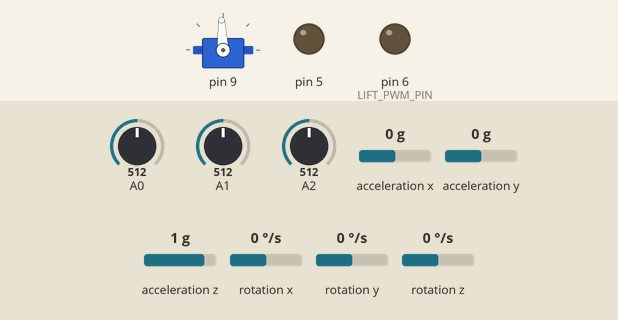
Recording of a sketch running on a simulated Arduino Uno, built with avr-gcc and run on an emulated ATmega328P. On the bench: servo, output pins drawn as LEDs (lit = HIGH). Wiring (inferred from the names in the program): MPU-6050 motion sensor at I2C address 0x68. Dashed ring = blinking. The inputs (shaded band) are chosen by the test bench; at power-on: rotation z 0 °/s, A0 = 512, A1 = 512, A2 = 512, acceleration x 0 g, acceleration y 0 g, acceleration z 1 g, rotation x 0 °/s, rotation y 0 °/s. Servo pulses on a pin are drawn as a servo (544–2400 µs = 0–180°); pins used as bus, display or sensor lines are not drawn.

Above: at 1.0 s.
1.1 s: rotation z set to -100 °/s
At 4.0 s:
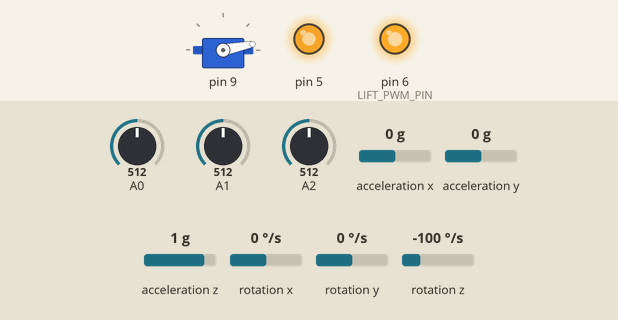
4.1 s: rotation z set to -192 °/s
At 6.7 s:
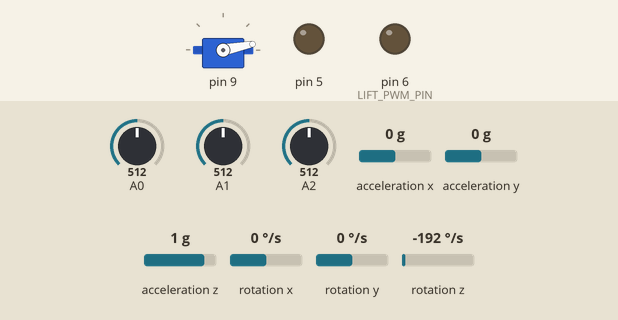
7.1 s: rotation z set to 192 °/s
At 10.0 s:
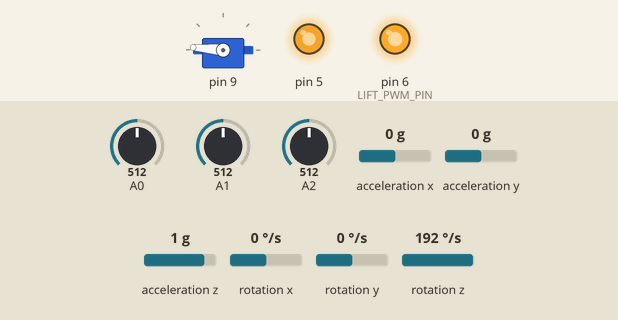
10.1 s: A0 set to 50
At 10.85 s:
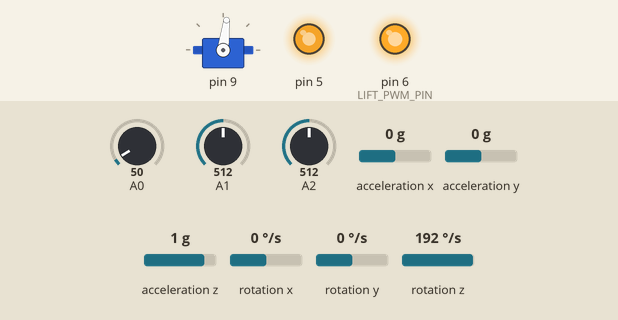
13.1 s: A1 set to 50
At 13.9 s:
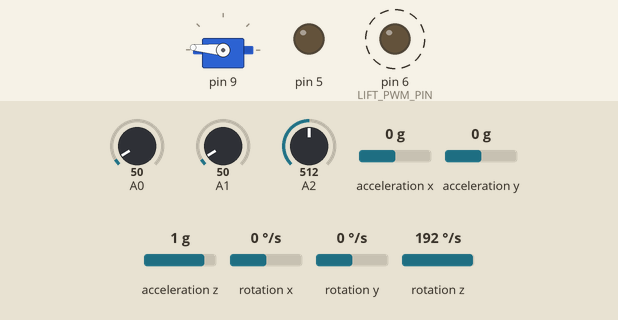
16.1 s: rotation z set to 0 °/s
Timing chart, 0 to 20.1 s (numbered marks = the images above; inputs shaded):
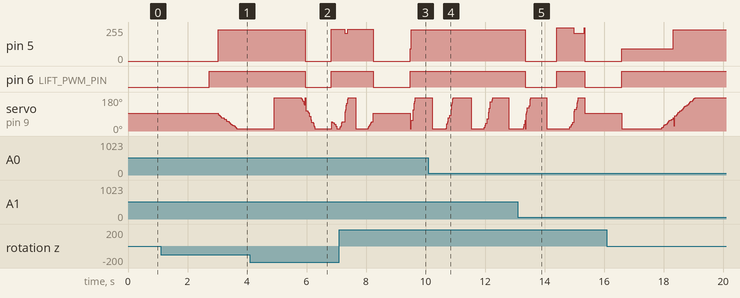

Measured:
- after the input at 1.1 s, pin 5: goes on until 3.0 s, then stays 234/255; pin 6 (LIFT_PWM_PIN): goes on until 2.7 s, then stays HIGH; servo on pin 9: moves from 93° to 11° over 0.64 s, starting after 1.9 s
- after the input at 4.1 s, pin 5: 234/255 → 0/255 after 1.9 s, → 239/255 0.89 s later; pin 6 (LIFT_PWM_PIN): HIGH → LOW after 1.9 s, → HIGH 0.89 s later
- after the input at 7.1 s, pin 6 (LIFT_PWM_PIN): HIGH → LOW after 1.1 s instead of 2.4 s
- after the input at 10.1 s, pin 5: stops changing and stays 234/255; pin 6 (LIFT_PWM_PIN): stays HIGH (without the input it goes to LOW after 0.66 s)
- after the input at 13.1 s, pin 5: 234/255 → 0/255 after 0.25 s, → 249/255 1.1 s later, → 209/255 0.57 s later, → 0/255 0.35 s later; pin 6 (LIFT_PWM_PIN): HIGH → LOW after 0.25 s, → HIGH 1.1 s later, → LOW 0.94 s later

The sketch:

main.ino
```cpp
//IMU works
//sensor works

#define F_CPU 16000000UL

#include <avr/io.h>
#include <util/delay.h>
#include <stdint.h>

#include "servo.h"
#include "thrust.h"
#include "lift.h"
#include "sensors.h"
#include "battery.h"
#include "state_machine.h"
#include "control.h"

/* Control loop period = 10 ms */
#define LOOP_DT_S 0.020f

int main(void)
{
    uint8_t ir_divider = 0;
    uint8_t battery_divider = 0;

    // ---- INIT ----
    timer1_servo_init();
    thrust_init();
    lift_init();

    sensors_init();
    battery_init();

    _delay_ms(400);

    // Initial read
    update_sensors();
    battery_update();


    update_imu_sensor(LOOP_DT_S);
     yaw_target = yaw_deg;

    set_servo_angle(0.0f);
    set_thrust(0);
    set_lift(100);   // stronger lift for stability

    _delay_ms(300);

    static uint8_t ir_div = 0; //COUNTING sensor udpates

    // ---- MAIN LOOP ----
    while (1)
    {


        //SENSORS UPDATE ONCE EVERY 50ms instead of every 10ms
        if (++ir_div >= 10){
            ir_div = 0;
            update_sensors();
        }

        update_imu_sensor(LOOP_DT_S);
          //updates IMU according to loop

        // ---- SLOW IR UPDATE (every 5 loops ≈ 50 ms) ----

        // ---- BATTERY UPDATE (slow) ----
        battery_divider++;
        if (battery_divider >= 50) {   // every ~0.5 sec
            battery_divider = 0;
            battery_update();
        }

        // if (battery_is_low()) {
        //     set_thrust(0);
        //     set_lift(0);
        //     set_servo_angle(0.0f);
        // }


        // ---- CONTROL ----
       update_state();
       apply_control();


    //NOTE TO SARKIS

   Serial.print(" left ");
 Serial.print(front_cm);
 Serial.println("  deg ");

//This is good, test IMU AGAIN, for final, either keep serial.print();
    _delay_ms(10);  // EXACTLY matches LOOP_DT_S
    }

    return 0;
}
```

I2C.c
```cpp
#include <avr/io.h>
#include <util/delay.h>
#include <stdint.h>
#include <stdlib.h>
#include "I2C.h"

#define MPU_ADDR 0x68

void I2C_init(void){ // This function initializes the status and bit rate register to set I2C at about 100 kHz if CPU at 16MHz
	TWSR = 0;
	TWBR = 72;
}

void I2C_start(void){//Sends the start signal to the slave (IMU)
	TWCR = (1<<TWINT)|(1<<TWSTA)|(1<<TWEN);
	while (!(TWCR&(1<<TWINT)));
}

void I2C_stop(void){ //Sends the stop signal to the slave (IMU)
	TWCR = (1<<TWINT)|(1<<TWSTO)|(1<<TWEN);
}

void I2C_write(uint8_t Data){ // Sends the data byte to the slave through the data register
	TWDR = Data;
	TWCR = (1<<TWINT)|(1<<TWEN);
	while (!(TWCR&(1<<TWINT)));
}

void I2C_write_reg(uint8_t Data, uint8_t Register){ //Combine all the prior functions to write to a register
	I2C_start();
	//I2C slave address is 8 bits, bit 0 is the read/write flag and 1-7 are the address
    I2C_write(MPU_ADDR << 1);
    //State the register value
	I2C_write(Register);
	//Send the data
	I2C_write(Data);
	I2C_stop();
}

uint8_t I2C_read_ack(void){//Read the data and tell the IMU you want more data
	TWCR = (1<<TWINT) | (1<<TWEN) | (1<<TWEA);
	while (!(TWCR & (1<<TWINT)));
	return TWDR;
}

uint8_t I2C_read_nack(void){// Read the data and tell the IMU you're done
	TWCR = (1<<TWINT) | (1<<TWEN);
	while (!(TWCR & (1<<TWINT)));
	return TWDR;
}

uint8_t I2C_read_reg(uint8_t Register){//read 1 byte off a register
	I2C_start();
	I2C_write(MPU_ADDR << 1);
	I2C_write(Register);

	I2C_start();
	I2C_write(MPU_ADDR << 1|1);
	uint8_t Data = I2C_read_nack();

	I2C_stop();

	return Data;
}


void I2C_read_multiple_reg(uint8_t Base_reg, uint8_t* values, int range){//Read multiple bytes in a register
	I2C_start();
	I2C_write(MPU_ADDR << 1);
	I2C_write(Base_reg);

	I2C_start();
	I2C_write(MPU_ADDR << 1|1);
	//This assumes the register addresses are next to each other. This is good for something like IMU acceleration values which
	//are all within 6 registers of each other
	for (int i = 0; i < range; i++){
		if (i < range-1){
			values[i] = I2C_read_ack();
		}
		else{
			values[i] = I2C_read_nack();
		}
	}

	I2C_stop();
}
```

I2C.h
```cpp
#ifndef I2C_H
#define I2C_H

#include <stdint.h>

#ifdef __cplusplus
extern "C" {
#endif

#define MPU_ADDR 0x68

	void I2C_init(void);
	void I2C_start(void);
	void I2C_stop(void);
	void I2C_write(uint8_t Data);
	void I2C_write_reg(uint8_t Data, uint8_t Register);
	uint8_t I2C_read_ack(void);
	uint8_t I2C_read_nack(void);
	uint8_t I2C_read_reg(uint8_t Register);
	void I2C_read_multiple_reg(uint8_t Base_reg, uint8_t* values, int range);

#ifdef __cplusplus
}
#endif

#endif
```

IMU.c
```cpp
#define F_CPU 16000000UL
// CPU clock frequency = 16 MHz, used for delay and timing calculations

#include <avr/io.h>
#include <util/delay.h>
#include <stdint.h>
#include <math.h>
#include "I2C.h"
#include "IMU.h"

#ifndef M_PI
#define M_PI 3.14159265358979323846
#endif

#define F_CPU 16000000UL
// MPU6050 register addresses
#define MPU_ADDR             0x68
#define MPU6050_WHO_AM_I     0x75
#define MPU6050_PWR_MGMT_1   0x6B
#define MPU6050_ACCEL_XOUT_H 0x3B
#define MPU6050_ACCEL_XOUT_L 0x3C
#define MPU6050_ACCEL_YOUT_H 0x3D
#define MPU6050_ACCEL_YOUT_L 0x3E
#define MPU6050_ACCEL_ZOUT_H 0x3F
#define MPU6050_ACCEL_ZOUT_L 0x40
#define MPU6050_TEMP_OUT_H   0x41
#define MPU6050_TEMP_OUT_L   0x42
#define MPU6050_GYRO_XOUT_H  0x43
#define MPU6050_GYRO_XOUT_L  0x44
#define MPU6050_GYRO_YOUT_H  0x45
#define MPU6050_GYRO_YOUT_L  0x46
#define MPU6050_GYRO_ZOUT_H  0x47
#define MPU6050_GYRO_ZOUT_L  0x48
#define MPU6050_ACCEL_CONFIG 0x1C
#define MPU6050_GYRO_CONFIG  0x1B
#define MPU6050_SMPLRT_DIV   0x19
#define MPU6050_CONFIG       0x1A
#define MPU6050_INT_ENABLE   0x38

// Conversion factors used to transform raw sensor readings into physical units
static float accel_sensitivity = 16384.0f;  // Default accelerometer sensitivity for ±2g
static float gyro_sensitivity  = 131.0f;    // Default gyroscope sensitivity for ±250 deg/s

uint8_t mpu6050_init(void)
{
    uint8_t who;

    _delay_ms(100);

    who = mpu6050_who_am_i();
    if (who != 0x68 && who != 0x69) return 1;

    // Wake up the sensor
    I2C_write_reg(0x01, MPU6050_PWR_MGMT_1);

    _delay_ms(50);

    return 0;
}

uint8_t mpu6050_who_am_i(void)
{
    return I2C_read_reg(MPU6050_WHO_AM_I);
}

uint8_t mpu6050_set_accel_range(accel_range_t range)
{
    switch(range) {
        case AFS_2G:  accel_sensitivity = 16384.0f; break;
        case AFS_4G:  accel_sensitivity = 8192.0f;  break;
        case AFS_8G:  accel_sensitivity = 4096.0f;  break;
        case AFS_16G: accel_sensitivity = 2048.0f;  break;
        default: return 1;
    }

    I2C_write_reg((range << 3), MPU6050_ACCEL_CONFIG);
    return 0;
}

uint8_t mpu6050_set_gyro_range(gyro_range_t range)
{
    switch(range) {
        case GFS_250DPS:  gyro_sensitivity = 131.0f; break;
        case GFS_500DPS:  gyro_sensitivity = 65.5f;  break;
        case GFS_1000DPS: gyro_sensitivity = 32.8f;  break;
        case GFS_2000DPS: gyro_sensitivity = 16.4f;  break;
        default: return 1;
    }

    I2C_write_reg((range << 3), MPU6050_GYRO_CONFIG);
    return 0;
}

uint8_t mpu6050_set_dlpf(uint8_t dlpf_cfg)
{
    I2C_write_reg((dlpf_cfg & 0x07), MPU6050_CONFIG);
    return 0;
}

uint8_t mpu6050_set_sample_rate_div(uint8_t div)
{
    I2C_write_reg(div, MPU6050_SMPLRT_DIV);
    return 0;
}

uint8_t mpu6050_read_all(mpu6050_data_t *data)
{
    uint8_t buf[14];

    I2C_read_multiple_reg(MPU6050_ACCEL_XOUT_H, buf, 14);

    data->accel_x = (int16_t)((buf[0]  << 8) | buf[1]);
    data->accel_y = (int16_t)((buf[2]  << 8) | buf[3]);
    data->accel_z = (int16_t)((buf[4]  << 8) | buf[5]);
    data->temp    = (int16_t)((buf[6]  << 8) | buf[7]);
    data->gyro_x  = (int16_t)((buf[8]  << 8) | buf[9]);
    data->gyro_y  = (int16_t)((buf[10] << 8) | buf[11]);
    data->gyro_z  = (int16_t)((buf[12] << 8) | buf[13]);

    return 0;
}

float mpu6050_accel_to_g(int16_t raw)
{
    return ((float)raw) / accel_sensitivity;
}

float mpu6050_gyro_to_dps(int16_t raw)
{
    return ((float)raw) / gyro_sensitivity;
}

float mpu6050_temp_to_c(int16_t raw_temp)
{
    return ((float)raw_temp / 340.0f) + 36.53f;
}

void imu_reset_state(imu_state_t *imu)
{
    imu->ax_g = 0.0f;
    imu->ay_g = 0.0f;
    imu->az_g = 0.0f;

    imu->gx_dps = 0.0f;
    imu->gy_dps = 0.0f;
    imu->gz_dps = 0.0f;

    imu->roll_deg = 0.0f;
    imu->pitch_deg = 0.0f;
    imu->yaw_deg = 0.0f;

    imu->ax_bias_g = 0.0f;
    imu->ay_bias_g = 0.0f;
    imu->az_bias_g = 0.0f;

    imu->gx_bias_dps = 0.0f;
    imu->gy_bias_dps = 0.0f;
    imu->gz_bias_dps = 0.0f;

    imu->vx_mps = 0.0f;
    imu->x_m = 0.0f;

    imu->ax_linear_g = 0.0f;
    imu->ax_linear_mps2 = 0.0f;
    imu->prev_ax_mps2 = 0.0f;
    imu->prev_vx_mps = 0.0f;

    imu->initialized = 0;
}

void imu_calibrate(imu_state_t *imu, uint16_t samples)
{
    uint16_t i;
    mpu6050_data_t raw;

    float sum_ax = 0.0f;
    float sum_ay = 0.0f;
    float sum_az = 0.0f;
    float sum_gx = 0.0f;
    float sum_gy = 0.0f;
    float sum_gz = 0.0f;

    for (i = 0; i < samples; i++) {
        if (mpu6050_read_all(&raw) == 0) {
            sum_ax += mpu6050_accel_to_g(raw.accel_x);
            sum_ay += mpu6050_accel_to_g(raw.accel_y);
            sum_az += mpu6050_accel_to_g(raw.accel_z);

            sum_gx += mpu6050_gyro_to_dps(raw.gyro_x);
            sum_gy += mpu6050_gyro_to_dps(raw.gyro_y);
            sum_gz += mpu6050_gyro_to_dps(raw.gyro_z);
        }

        _delay_ms(2);
    }

    imu->ax_bias_g = sum_ax / samples;
    imu->ay_bias_g = sum_ay / samples;
    imu->az_bias_g = (sum_az / samples) - 1.0f;

    imu->gx_bias_dps = sum_gx / samples;
    imu->gy_bias_dps = sum_gy / samples;
    imu->gz_bias_dps = sum_gz / samples;
}


// Read new sensor data, remove offsets, estimate angles, and integrate motion along X
uint8_t imu_update(imu_state_t *imu, float dt_s)
{
    mpu6050_data_t raw;
    float roll_acc;
    float pitch_acc;
    float pitch_rad;
    float ax_linear_g;
    float ax_mps2;

    if (mpu6050_read_all(&raw) != 0) return 1;

    imu->ax_g = mpu6050_accel_to_g(raw.accel_x) - imu->ax_bias_g;
    imu->ay_g = mpu6050_accel_to_g(raw.accel_y) - imu->ay_bias_g;
    imu->az_g = mpu6050_accel_to_g(raw.accel_z) - imu->az_bias_g;

    imu->gx_dps = mpu6050_gyro_to_dps(raw.gyro_x) - imu->gx_bias_dps;
    imu->gy_dps = mpu6050_gyro_to_dps(raw.gyro_y) - imu->gy_bias_dps;
    imu->gz_dps = mpu6050_gyro_to_dps(raw.gyro_z) - imu->gz_bias_dps;

    roll_acc  = atan2f(imu->ay_g, imu->az_g) * 180.0f / M_PI;
    pitch_acc = atan2f(-imu->ax_g, sqrtf(imu->ay_g * imu->ay_g + imu->az_g * imu->az_g)) * 180.0f / M_PI;

    if (!imu->initialized) {
        imu->roll_deg = roll_acc;
        imu->pitch_deg = pitch_acc;
        imu->yaw_deg = 0.0f;
        imu->initialized = 1;
        imu->prev_ax_mps2 = 0.0f;
        imu->prev_vx_mps = 0.0f;

        // Initialize high-pass filter state
        imu->ax_hp_filter = 0.0f;
    }

    imu->roll_deg  = 0.98f * (imu->roll_deg  + imu->gx_dps * dt_s) + 0.02f * roll_acc;
    imu->pitch_deg = 0.98f * (imu->pitch_deg + imu->gy_dps * dt_s) + 0.02f * pitch_acc;

    imu->yaw_deg += imu->gz_dps * dt_s;
    if (imu->yaw_deg > 180.0f)  imu->yaw_deg -= 360.0f;
    if (imu->yaw_deg < -180.0f) imu->yaw_deg += 360.0f;

    pitch_rad = imu->pitch_deg * M_PI / 180.0f;

    ax_linear_g = imu->ax_g - sinf(pitch_rad);  // Add because we subtracted gravity in calibration

    // Apply high-pass filter to remove DC bias (0.1 Hz cutoff)
    float alpha = 0.996f; // For 100Hz sampling, 0.1Hz cutoff
    imu->ax_hp_filter = alpha * (imu->ax_hp_filter + ax_linear_g - imu->prev_ax_linear_g);
    imu->prev_ax_linear_g = ax_linear_g;
    ax_linear_g = imu->ax_hp_filter;

    // Consistent deadband
    const float ACCEL_DEADBAND = 0.015f;  // 30 mg
    const float VEL_DEADBAND = 0.01f;    // 1 cm/s

    if (fabsf(ax_linear_g) < ACCEL_DEADBAND) {
        ax_linear_g = 0.0f;
    }

    imu->ax_linear_g = ax_linear_g;
    ax_mps2 = ax_linear_g * 9.80665f;
    imu->ax_linear_mps2 = ax_mps2;

    // Detect if sensor is stationary
    uint8_t is_stationary = (fabsf(imu->gx_dps) < 1.0f &&
                             fabsf(imu->gy_dps) < 1.0f &&
                             fabsf(imu->gz_dps) < 1.0f &&
                             fabsf(ax_linear_g) < ACCEL_DEADBAND);

    if (is_stationary) {
        // Stronger damping when stationary
        imu->vx_mps *= 0.9f;
        if (fabsf(imu->vx_mps) < VEL_DEADBAND) {
            imu->vx_mps = 0.0f;
            imu->prev_vx_mps = 0.0f;
            imu->prev_ax_mps2 = 0.0f;
        }
    } else {
        // Trapezoidal integration for velocity
        imu->vx_mps += 0.5f * (imu->prev_ax_mps2 + ax_mps2) * dt_s;

        // Very light damping even when moving (prevents unbounded drift)
        imu->vx_mps *= 0.999f;

        // Trapezoidal integration for position
        imu->x_m += 0.5f * (imu->prev_vx_mps + imu->vx_mps) * dt_s;

        imu->prev_vx_mps = imu->vx_mps;
        imu->prev_ax_mps2 = ax_mps2;
    }

    return 0;
}
```

IMU.h
```cpp
#ifndef IMU_H
#define IMU_H

#include <stdint.h>

#ifdef __cplusplus
extern "C" {
#endif

    typedef struct {
        int16_t accel_x;
        int16_t accel_y;
        int16_t accel_z;
        int16_t temp;
        int16_t gyro_x;
        int16_t gyro_y;
        int16_t gyro_z;
    } mpu6050_data_t;

    typedef enum {
        AFS_2G  = 0,
        AFS_4G  = 1,
        AFS_8G  = 2,
        AFS_16G = 3
    } accel_range_t;

    typedef enum {
        GFS_250DPS  = 0,
        GFS_500DPS  = 1,
        GFS_1000DPS = 2,
        GFS_2000DPS = 3
    } gyro_range_t;

    typedef struct {
        float ax_g;
        float ay_g;
        float az_g;

        float gx_dps;
        float gy_dps;
        float gz_dps;

        float roll_deg;
        float pitch_deg;
        float yaw_deg;

        float ax_bias_g;
        float ay_bias_g;
        float az_bias_g;

        float gx_bias_dps;
        float gy_bias_dps;
        float gz_bias_dps;

        float vx_mps;
        float x_m;

        float ax_linear_g;
        float ax_linear_mps2;

        float prev_ax_mps2;
        float prev_vx_mps;

        uint8_t initialized;

        float prev_ax_linear_g;  // For high-pass filter
        float ax_hp_filter;      // High-pass filter state
    } imu_state_t;

    uint8_t mpu6050_init(void);
    uint8_t mpu6050_who_am_i(void);
    uint8_t mpu6050_set_accel_range(accel_range_t range);
    uint8_t mpu6050_set_gyro_range(gyro_range_t range);
    uint8_t mpu6050_set_dlpf(uint8_t dlpf_cfg);
    uint8_t mpu6050_set_sample_rate_div(uint8_t div);
    uint8_t mpu6050_read_all(mpu6050_data_t *data);

    float mpu6050_accel_to_g(int16_t raw);
    float mpu6050_gyro_to_dps(int16_t raw);
    float mpu6050_temp_to_c(int16_t raw_temp);

    void imu_reset_state(imu_state_t *imu);
    void imu_calibrate(imu_state_t *imu, uint16_t samples);
    uint8_t imu_update(imu_state_t *imu, float dt_s);
#ifdef __cplusplus
}
#endif
#endif
```

battery.h
```cpp
#ifndef BATTERY_H
#define BATTERY_H

#include <stdint.h>

#ifdef __cplusplus
extern "C" {
#endif

/* Raw ADC reading from the battery divider */
extern uint16_t battery_adc;

/* Filtered battery voltage in volts */
extern float battery_voltage_v;

/* Estimated battery percentage 0..100 */
extern uint8_t battery_percent;

/* Initialize battery monitor */
void battery_init(void);

/* Update battery ADC, voltage, and percentage */
void battery_update(void);

/* Returns 1 only after low voltage is confirmed with hysteresis */
uint8_t battery_is_low(void);
#ifdef __cplusplus
}
#endif
#endif
```

control.h
```cpp
#ifndef CONTROL_H
#define CONTROL_H

#include <stdint.h>

#ifdef __cplusplus
extern "C" {
#endif
//Calling in main loop
//Applies the control outputs based on the current craft state
void apply_control(void);
#ifdef __cplusplus
}
#endif
#endif
```

lift.c
```cpp
#include <avr/io.h>
#include <stdint.h>
#include "lift.h"

/* Lift fan is connected to P4 -> PD6 / OC0A */
#define LIFT_PWM_DDR    DDRD
#define LIFT_PWM_PIN    PD6

static uint8_t lift_percent = 0;

/* Shared Timer0 setup for both fan channels:
   - OC0A = PD6 = P4 = lift
   - OC0B = PD5 = P3 = thrust */
static void timer0_pwm_init_shared(void)
{
    /* Fast PWM mode, TOP = 0xFF */
    TCCR0A |= (1 << WGM01) | (1 << WGM00);

    /* Prescaler = 64 */
    TCCR0B |= (1 << CS01) | (1 << CS00);
}

void lift_init(void)
{
    /* Set PD6 as output */
    LIFT_PWM_DDR |= (1 << LIFT_PWM_PIN);

    /* Initialize shared Timer0 mode */
    timer0_pwm_init_shared();

    /* Enable non-inverting PWM on OC0A */
    TCCR0A |= (1 << COM0A1);

    /* Start with lift off */
    OCR0A = 0;
    lift_percent = 0;
}

void set_lift(uint8_t percent)
{
    uint16_t duty;

    if (percent > 100) percent = 100;

    lift_percent = percent;

    /* Map 0..100% to 0..255 */
    duty = ((uint16_t)percent * 255U) / 100U;
    OCR0A = (uint8_t)duty;
}

uint8_t get_lift(void)
{
    return lift_percent;
}
```

lift.h
```cpp
#ifndef LIFT_H
#define LIFT_H

#include <stdint.h>

#ifdef __cplusplus
extern "C" {
  #endif
/* Initialize lift fan PWM output */
void lift_init(void);

/* Set lift fan command in percent: 0..100 */
void set_lift(uint8_t percent);

/* Return last commanded lift percentage */
uint8_t get_lift(void);
#ifdef __cplusplus
}
#endif

#endif
```

sensors.h
```cpp
#ifndef SENSORS_H
#define SENSORS_H

#include <stdint.h>
#include "IMU.h"

#ifdef __cplusplus
extern "C" {
#endif

/* Global IR distances in centimeters */
extern float left_cm;
extern float front_cm;

/* Raw ADC values for debugging and calibration */
extern uint16_t left_adc;
extern uint16_t front_adc;

/* IMU outputs used by control and state logic */
extern float yaw_deg;
extern float yaw_rate_dps;

/* Full IMU state */
extern imu_state_t imu;

/* Initialize ADC + I2C + IMU */
void sensors_init(void);

/* Update only IR sensors */
void update_ir_sensors(void);

/* Update only IMU using the provided dt */
void update_imu_sensor(float dt_s);

/* Optional wrapper that updates everything */
void update_sensors();

/* Helper to check if an IR reading is inside the useful range */
uint8_t ir_is_valid(float cm);

#ifdef __cplusplus
}
#endif

#endif
```

servo.h
```cpp
//
// Created by Sarkis Seraydarian on 2026-04-03.
//

#ifndef SERVO_H
#define SERVO_H
#include <stdint.h>

#ifdef __cplusplus
extern "C" {
#endif
//Initialize function - must be included in main - NOT in loop
void timer1_servo_init(void);

//Set Servo function, used in control
void set_servo_angle(float angle_deg);
#ifdef __cplusplus
}
#endif


#endif //SERVO_H
```

Source omitted: battery.c (5556 bytes), control.c (4225 bytes), sensors.c (7463 bytes), servo.c (2344 bytes), state_machine.c (8559 bytes), state_machine.h (1305 bytes), thrust.c (1138 bytes), thrust.h (348 bytes)
